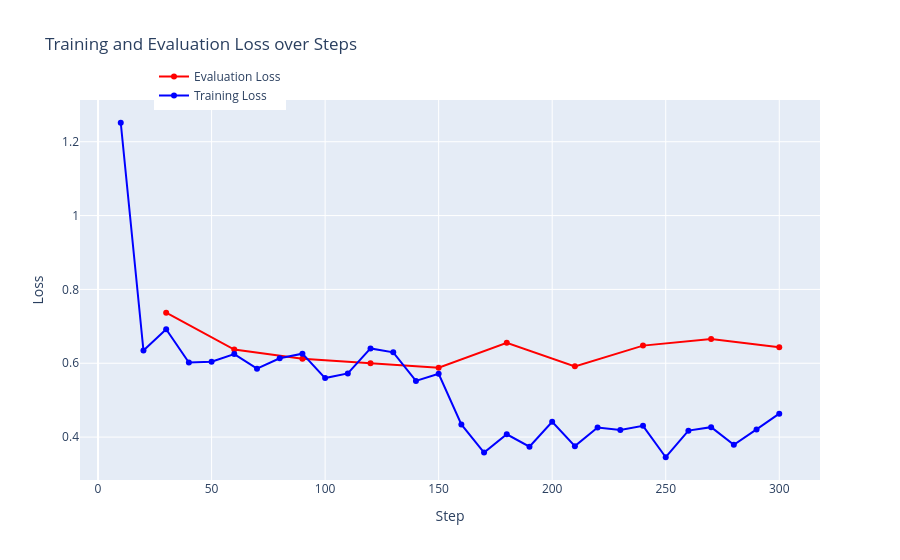

The code cell stored with this chart in its notebook:
### Code cell
plot_train_eval_loss('logs/earlyst/2024-06-21_17-33-20/output/')

### Figure 1 — Plotly figure (JSON) as saved in the notebook; plotly's stock layout.template omitted (floating-point values rounded to 4 significant figures)
{"data": [{"line": {"color": "red"}, "mode": "lines+markers", "name": "Evaluation Loss", "type": "scatter", "x": [30, 60, 90, 120, 150, 180, 210, 240, 270, 300], "y": [0.7369, 0.6372, 0.6124, 0.5997, 0.5879, 0.6554, 0.5916, 0.6478, 0.6654, 0.6431]}, {"line": {"color": "blue"}, "mode": "lines+markers", "name": "Training Loss", "type": "scatter", "x": [10, 20, 30, 40, 50, 60, 70, 80, 90, 100, 110, 120, 130, 140, 150, 160, 170, 180, 190, 200, 210, 220, 230, 240, 250, 260, 270, 280, 290, 300], "y": [1.251, 0.6346, 0.6923, 0.6022, 0.6042, 0.6248, 0.5852, 0.6136, 0.626, 0.5598, 0.5724, 0.6402, 0.6295, 0.5521, 0.5716, 0.4341, 0.358, 0.4077, 0.3741, 0.4414, 0.3755, 0.4258, 0.4193, 0.4306, 0.3454, 0.4175, 0.4269, 0.3792, 0.4208, 0.4635]}], "layout": {"hovermode": "x unified", "legend": {"x": 0.1, "y": 1.1}, "title": {"text": "Training and Evaluation Loss over Steps"}, "xaxis": {"title": {"text": "Step"}}, "yaxis": {"title": {"text": "Loss"}}}}
